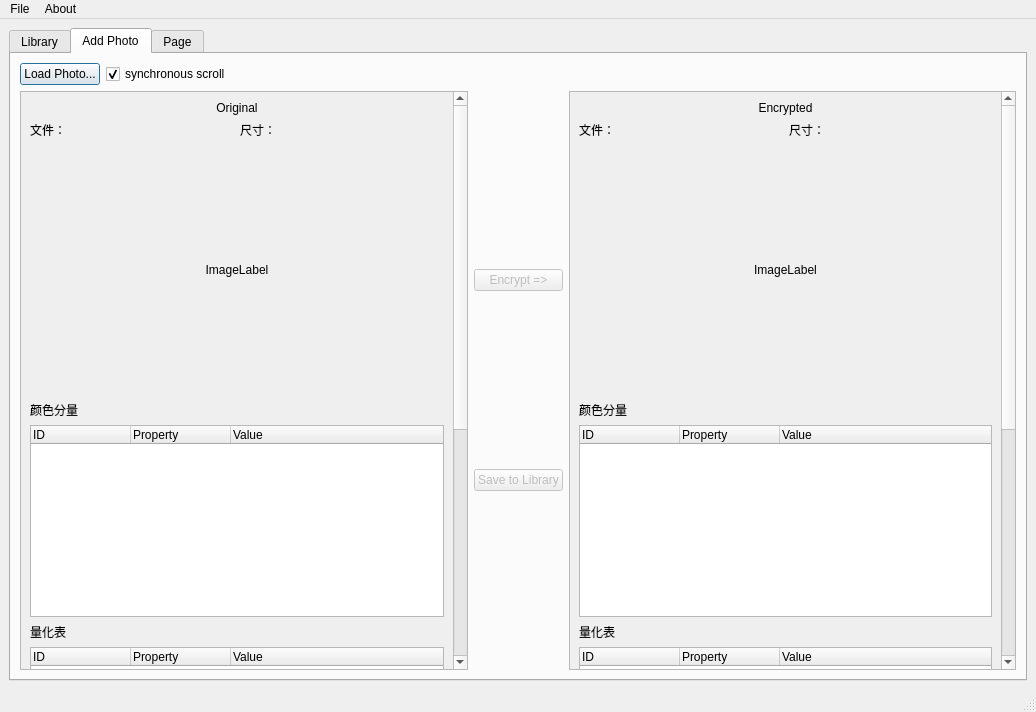
<?xml version="1.0" encoding="UTF-8"?>
<ui version="4.0">
 <class>MainWindow</class>
 <widget class="QMainWindow" name="MainWindow">
  <property name="geometry">
   <rect>
    <x>0</x>
    <y>0</y>
    <width>1036</width>
    <height>712</height>
   </rect>
  </property>
  <property name="windowTitle">
   <string>SecretPhotos</string>
  </property>
  <widget class="QWidget" name="centralwidget">
   <layout class="QHBoxLayout" name="horizontalLayout">
    <item>
     <widget class="QTabWidget" name="tabWidget">
      <property name="tabPosition">
       <enum>QTabWidget::North</enum>
      </property>
      <property name="tabShape">
       <enum>QTabWidget::Rounded</enum>
      </property>
      <property name="currentIndex">
       <number>1</number>
      </property>
      <property name="elideMode">
       <enum>Qt::ElideMiddle</enum>
      </property>
      <widget class="QWidget" name="tab_viewLibrary">
       <attribute name="title">
        <string>Library</string>
       </attribute>
       <layout class="QVBoxLayout" name="verticalLayout">
        <item>
         <widget class="QScrollArea" name="scrollArea">
          <property name="widgetResizable">
           <bool>true</bool>
          </property>
          <widget class="QWidget" name="scrollAreaWidgetContents">
           <property name="geometry">
            <rect>
             <x>0</x>
             <y>0</y>
             <width>964</width>
             <height>588</height>
            </rect>
           </property>
          </widget>
         </widget>
        </item>
       </layout>
      </widget>
      <widget class="QWidget" name="tab_addPhoto">
       <attribute name="title">
        <string>Add Photo</string>
       </attribute>
       <layout class="QVBoxLayout" name="verticalLayout_2">
        <item>
         <layout class="QHBoxLayout" name="horizontalLayout_3">
          <item>
           <widget class="QPushButton" name="btn_loadImage">
            <property name="text">
             <string>Load Photo...</string>
            </property>
            <property name="autoDefault">
             <bool>true</bool>
            </property>
            <property name="default">
             <bool>true</bool>
            </property>
           </widget>
          </item>
          <item>
           <widget class="QCheckBox" name="ckbox_scrollMode">
            <property name="text">
             <string>synchronous scroll</string>
            </property>
            <property name="checked">
             <bool>true</bool>
            </property>
            <property name="tristate">
             <bool>false</bool>
            </property>
           </widget>
          </item>
          <item>
           <spacer name="horizontalSpacer">
            <property name="orientation">
             <enum>Qt::Horizontal</enum>
            </property>
            <property name="sizeHint" stdset="0">
             <size>
              <width>40</width>
              <height>20</height>
             </size>
            </property>
           </spacer>
          </item>
         </layout>
        </item>
        <item>
         <layout class="QHBoxLayout" name="horizontalLayout_5">
          <item>
           <widget class="QScrollArea" name="scrollArea_leftPhoto">
            <property name="widgetResizable">
             <bool>true</bool>
            </property>
            <widget class="QWidget" name="scrollAreaWidgetContents_2">
             <property name="geometry">
              <rect>
               <x>0</x>
               <y>0</y>
               <width>403</width>
               <height>1091</height>
              </rect>
             </property>
             <layout class="QVBoxLayout" name="verticalLayout_3">
              <item>
               <widget class="QLabel" name="label">
                <property name="text">
                 <string>Original</string>
                </property>
                <property name="alignment">
                 <set>Qt::AlignCenter</set>
                </property>
               </widget>
              </item>
              <item>
               <layout class="QHBoxLayout" name="horizontalLayout_2">
                <item>
                 <widget class="QLabel" name="lb_oriFilename">
                  <property name="text">
                   <string>文件：</string>
                  </property>
                  <property name="wordWrap">
                   <bool>true</bool>
                  </property>
                 </widget>
                </item>
                <item>
                 <widget class="QLabel" name="lb_oriSize">
                  <property name="text">
                   <string>尺寸：</string>
                  </property>
                 </widget>
                </item>
               </layout>
              </item>
              <item>
               <widget class="ImageLabel" name="lb_oriImage">
                <property name="minimumSize">
                 <size>
                  <width>250</width>
                  <height>250</height>
                 </size>
                </property>
                <property name="cursor">
                 <cursorShape>PointingHandCursor</cursorShape>
                </property>
                <property name="text">
                 <string>ImageLabel</string>
                </property>
                <property name="alignment">
                 <set>Qt::AlignCenter</set>
                </property>
               </widget>
              </item>
              <item>
               <widget class="QLabel" name="lb_oriComponents">
                <property name="text">
                 <string>颜色分量</string>
                </property>
               </widget>
              </item>
              <item>
               <widget class="AdaptiveTreeWidget" name="treeWidget_oriComponents">
                <property name="sizePolicy">
                 <sizepolicy hsizetype="Expanding" vsizetype="Minimum">
                  <horstretch>0</horstretch>
                  <verstretch>0</verstretch>
                 </sizepolicy>
                </property>
                <property name="uniformRowHeights">
                 <bool>true</bool>
                </property>
                <property name="sortingEnabled">
                 <bool>false</bool>
                </property>
                <property name="headerHidden">
                 <bool>false</bool>
                </property>
                <property name="columnCount">
                 <number>3</number>
                </property>
                <attribute name="headerDefaultSectionSize">
                 <number>100</number>
                </attribute>
                <attribute name="headerShowSortIndicator" stdset="0">
                 <bool>false</bool>
                </attribute>
                <column>
                 <property name="text">
                  <string>ID</string>
                 </property>
                 <property name="textAlignment">
                  <set>AlignLeft|AlignVCenter</set>
                 </property>
                </column>
                <column>
                 <property name="text">
                  <string>Property</string>
                 </property>
                 <property name="textAlignment">
                  <set>AlignLeft|AlignVCenter</set>
                 </property>
                </column>
                <column>
                 <property name="text">
                  <string>Value</string>
                 </property>
                </column>
               </widget>
              </item>
              <item>
               <widget class="QLabel" name="lb_oriQuantTbls">
                <property name="text">
                 <string>量化表</string>
                </property>
               </widget>
              </item>
              <item>
               <widget class="AdaptiveTreeWidget" name="treeWidget_oriQuantTbls">
                <property name="sizePolicy">
                 <sizepolicy hsizetype="Expanding" vsizetype="Minimum">
                  <horstretch>0</horstretch>
                  <verstretch>0</verstretch>
                 </sizepolicy>
                </property>
                <property name="uniformRowHeights">
                 <bool>true</bool>
                </property>
                <column>
                 <property name="text">
                  <string>ID</string>
                 </property>
                </column>
                <column>
                 <property name="text">
                  <string>Property</string>
                 </property>
                </column>
                <column>
                 <property name="text">
                  <string>Value</string>
                 </property>
                </column>
               </widget>
              </item>
              <item>
               <widget class="QLabel" name="lb_oriHuffTbls">
                <property name="text">
                 <string>哈夫曼表</string>
                </property>
               </widget>
              </item>
              <item>
               <widget class="AdaptiveTreeWidget" name="treeWidget_oriHuffTbls">
                <property name="sizePolicy">
                 <sizepolicy hsizetype="Expanding" vsizetype="Minimum">
                  <horstretch>0</horstretch>
                  <verstretch>0</verstretch>
                 </sizepolicy>
                </property>
                <property name="uniformRowHeights">
                 <bool>true</bool>
                </property>
                <column>
                 <property name="text">
                  <string>ID</string>
                 </property>
                </column>
                <column>
                 <property name="text">
                  <string>Property</string>
                 </property>
                </column>
                <column>
                 <property name="text">
                  <string>Value</string>
                 </property>
                </column>
               </widget>
              </item>
             </layout>
            </widget>
           </widget>
          </item>
          <item>
           <layout class="QVBoxLayout" name="verticalLayout_5" stretch="0,0">
            <property name="spacing">
             <number>0</number>
            </property>
            <property name="leftMargin">
             <number>0</number>
            </property>
            <item>
             <widget class="QPushButton" name="btn_encrypt">
              <property name="enabled">
               <bool>false</bool>
              </property>
              <property name="text">
               <string>Encrypt =&gt;</string>
              </property>
             </widget>
            </item>
            <item>
             <widget class="QPushButton" name="btn_saveToLibrary">
              <property name="enabled">
               <bool>false</bool>
              </property>
              <property name="text">
               <string>Save to Library</string>
              </property>
              <property name="checkable">
               <bool>false</bool>
              </property>
              <property name="flat">
               <bool>false</bool>
              </property>
             </widget>
            </item>
           </layout>
          </item>
          <item>
           <widget class="QScrollArea" name="scrollArea_rightPhoto">
            <property name="widgetResizable">
             <bool>true</bool>
            </property>
            <widget class="QWidget" name="scrollAreaWidgetContents_3">
             <property name="geometry">
              <rect>
               <x>0</x>
               <y>0</y>
               <width>402</width>
               <height>1002</height>
              </rect>
             </property>
             <layout class="QVBoxLayout" name="verticalLayout_4">
              <item>
               <widget class="QLabel" name="label_2">
                <property name="text">
                 <string>Encrypted</string>
                </property>
                <property name="alignment">
                 <set>Qt::AlignCenter</set>
                </property>
               </widget>
              </item>
              <item>
               <layout class="QHBoxLayout" name="horizontalLayout_4">
                <item>
                 <widget class="QLabel" name="lb_dstFilename">
                  <property name="text">
                   <string>文件：</string>
                  </property>
                  <property name="wordWrap">
                   <bool>true</bool>
                  </property>
                 </widget>
                </item>
                <item>
                 <widget class="QLabel" name="lb_dstSize">
                  <property name="text">
                   <string>尺寸：</string>
                  </property>
                 </widget>
                </item>
               </layout>
              </item>
              <item>
               <widget class="ImageLabel" name="lb_dstImage">
                <property name="minimumSize">
                 <size>
                  <width>250</width>
                  <height>250</height>
                 </size>
                </property>
                <property name="cursor">
                 <cursorShape>PointingHandCursor</cursorShape>
                </property>
                <property name="text">
                 <string>ImageLabel</string>
                </property>
                <property name="alignment">
                 <set>Qt::AlignCenter</set>
                </property>
               </widget>
              </item>
              <item>
               <widget class="QLabel" name="lb_dstComponents">
                <property name="text">
                 <string>颜色分量</string>
                </property>
               </widget>
              </item>
              <item>
               <widget class="AdaptiveTreeWidget" name="treeWidget_dstComponents">
                <property name="sizePolicy">
                 <sizepolicy hsizetype="Expanding" vsizetype="Minimum">
                  <horstretch>0</horstretch>
                  <verstretch>0</verstretch>
                 </sizepolicy>
                </property>
                <property name="uniformRowHeights">
                 <bool>true</bool>
                </property>
                <property name="sortingEnabled">
                 <bool>false</bool>
                </property>
                <property name="headerHidden">
                 <bool>false</bool>
                </property>
                <property name="columnCount">
                 <number>3</number>
                </property>
                <attribute name="headerDefaultSectionSize">
                 <number>100</number>
                </attribute>
                <attribute name="headerShowSortIndicator" stdset="0">
                 <bool>false</bool>
                </attribute>
                <column>
                 <property name="text">
                  <string>ID</string>
                 </property>
                 <property name="textAlignment">
                  <set>AlignLeft|AlignVCenter</set>
                 </property>
                </column>
                <column>
                 <property name="text">
                  <string>Property</string>
                 </property>
                 <property name="textAlignment">
                  <set>AlignLeft|AlignVCenter</set>
                 </property>
                </column>
                <column>
                 <property name="text">
                  <string>Value</string>
                 </property>
                </column>
               </widget>
              </item>
              <item>
               <widget class="QLabel" name="lb_dstQuantTbls">
                <property name="text">
                 <string>量化表</string>
                </property>
               </widget>
              </item>
              <item>
               <widget class="AdaptiveTreeWidget" name="treeWidget_dstQuantTbls">
                <property name="sizePolicy">
                 <sizepolicy hsizetype="Expanding" vsizetype="Minimum">
                  <horstretch>0</horstretch>
                  <verstretch>0</verstretch>
                 </sizepolicy>
                </property>
                <property name="uniformRowHeights">
                 <bool>true</bool>
                </property>
                <column>
                 <property name="text">
                  <string>ID</string>
                 </property>
                </column>
                <column>
                 <property name="text">
                  <string>Property</string>
                 </property>
                </column>
                <column>
                 <property name="text">
                  <string>Value</string>
                 </property>
                </column>
               </widget>
              </item>
              <item>
               <widget class="QLabel" name="lb_dstHuffTbls">
                <property name="text">
                 <string>哈夫曼表</string>
                </property>
               </widget>
              </item>
              <item>
               <widget class="AdaptiveTreeWidget" name="treeWidget_dstHuffTbls">
                <property name="sizePolicy">
                 <sizepolicy hsizetype="Expanding" vsizetype="Minimum">
                  <horstretch>0</horstretch>
                  <verstretch>0</verstretch>
                 </sizepolicy>
                </property>
                <property name="uniformRowHeights">
                 <bool>true</bool>
                </property>
                <column>
                 <property name="text">
                  <string>ID</string>
                 </property>
                </column>
                <column>
                 <property name="text">
                  <string>Property</string>
                 </property>
                </column>
                <column>
                 <property name="text">
                  <string>Value</string>
                 </property>
                </column>
               </widget>
              </item>
             </layout>
            </widget>
           </widget>
          </item>
         </layout>
        </item>
       </layout>
      </widget>
      <widget class="QWidget" name="tab">
       <attribute name="title">
        <string>Page</string>
       </attribute>
       <layout class="QVBoxLayout" name="verticalLayout_7">
        <item>
         <widget class="AdaptiveTreeWidget" name="treeWidget">
          <property name="sizePolicy">
           <sizepolicy hsizetype="Expanding" vsizetype="Minimum">
            <horstretch>0</horstretch>
            <verstretch>0</verstretch>
           </sizepolicy>
          </property>
          <property name="minimumSize">
           <size>
            <width>0</width>
            <height>100</height>
           </size>
          </property>
          <property name="maximumSize">
           <size>
            <width>16777215</width>
            <height>16777215</height>
           </size>
          </property>
          <column>
           <property name="text">
            <string>1</string>
           </property>
          </column>
          <item>
           <property name="text">
            <string>1</string>
           </property>
           <item>
            <property name="text">
             <string>11</string>
            </property>
            <item>
             <property name="text">
              <string>111</string>
             </property>
            </item>
            <item>
             <property name="text">
              <string>112</string>
             </property>
             <item>
              <property name="text">
               <string>1121</string>
              </property>
             </item>
            </item>
           </item>
           <item>
            <property name="text">
             <string>12</string>
            </property>
           </item>
           <item>
            <property name="text">
             <string>13</string>
            </property>
           </item>
           <item>
            <property name="text">
             <string>14</string>
            </property>
           </item>
           <item>
            <property name="text">
             <string>15</string>
            </property>
           </item>
           <item>
            <property name="text">
             <string>16</string>
            </property>
           </item>
           <item>
            <property name="text">
             <string>17</string>
            </property>
           </item>
           <item>
            <property name="text">
             <string>18</string>
            </property>
           </item>
           <item>
            <property name="text">
             <string>19</string>
            </property>
           </item>
          </item>
          <item>
           <property name="text">
            <string>2</string>
           </property>
           <item>
            <property name="text">
             <string>21</string>
            </property>
           </item>
           <item>
            <property name="text">
             <string>22</string>
            </property>
           </item>
           <item>
            <property name="text">
             <string>23</string>
            </property>
           </item>
           <item>
            <property name="text">
             <string>24</string>
            </property>
           </item>
          </item>
         </widget>
        </item>
        <item>
         <widget class="QLineEdit" name="lineEdit">
          <property name="inputMethodHints">
           <set>Qt::ImhDigitsOnly</set>
          </property>
          <property name="clearButtonEnabled">
           <bool>false</bool>
          </property>
         </widget>
        </item>
        <item>
         <widget class="QPushButton" name="pushButton">
          <property name="text">
           <string>PushButton</string>
          </property>
         </widget>
        </item>
        <item>
         <spacer name="verticalSpacer">
          <property name="orientation">
           <enum>Qt::Vertical</enum>
          </property>
          <property name="sizeHint" stdset="0">
           <size>
            <width>20</width>
            <height>40</height>
           </size>
          </property>
         </spacer>
        </item>
       </layout>
      </widget>
     </widget>
    </item>
   </layout>
  </widget>
  <widget class="QMenuBar" name="menubar">
   <property name="geometry">
    <rect>
     <x>0</x>
     <y>0</y>
     <width>1036</width>
     <height>22</height>
    </rect>
   </property>
   <widget class="QMenu" name="menuFile">
    <property name="title">
     <string>File</string>
    </property>
    <addaction name="actionOpen"/>
    <addaction name="separator"/>
    <addaction name="actionExit"/>
   </widget>
   <widget class="QMenu" name="menuAbout">
    <property name="title">
     <string>About</string>
    </property>
   </widget>
   <addaction name="menuFile"/>
   <addaction name="menuAbout"/>
  </widget>
  <widget class="QStatusBar" name="statusbar"/>
  <action name="actionExit">
   <property name="text">
    <string>Exit</string>
   </property>
   <property name="statusTip">
    <string>Quit SecretPhotos</string>
   </property>
   <property name="shortcut">
    <string>Ctrl+Q</string>
   </property>
  </action>
  <action name="actionOpen">
   <property name="text">
    <string>Open</string>
   </property>
   <property name="statusTip">
    <string>Open file...</string>
   </property>
   <property name="shortcut">
    <string>Ctrl+F</string>
   </property>
  </action>
 </widget>
 <customwidgets>
  <customwidget>
   <class>ImageLabel</class>
   <extends>QLabel</extends>
   <header>ImageLabel.h</header>
  </customwidget>
  <customwidget>
   <class>AdaptiveTreeWidget</class>
   <extends>QTreeWidget</extends>
   <header>AdaptiveTreeWidget.h</header>
  </customwidget>
 </customwidgets>
 <resources/>
 <connections/>
</ui>
